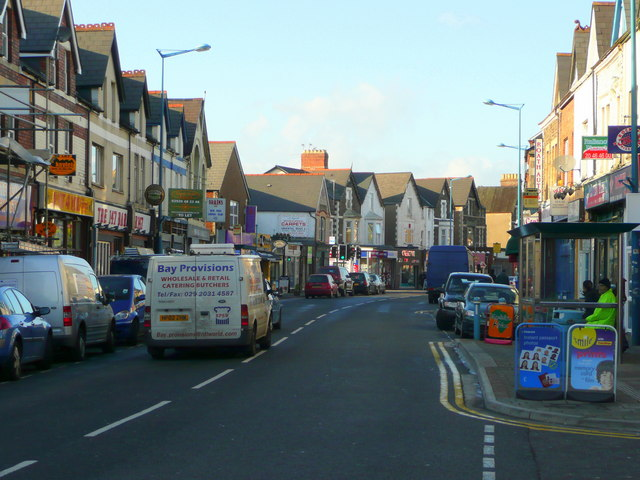
//> input picture Crosswalk Detection/dataset/Nocrosswalk1.jpg, 640 x 480 px; its folder holds only this picture in this run
$ ./main   (built with g++ and OpenCV 4)
//> lines starting //> are read from the running program, lines starting //| are printed output that depends on the picture; after the words box and inside, x2 and y2 are one past the last pixel; in counts of white or black regions, pixels touching at a corner belong together
//> further down, input_img is the input picture: 480 rows x 640 cols, CV_8UC3; mean B, G, R 123.2, 122, 109
#include <filesystem>
#include <iostream>
#include <opencv2/opencv.hpp>
#include <stdio.h>
#include <string>

// for brevity
namespace fs = std::filesystem;
using namespace cv;

/**
 * @brief Detect the crosswalk based on its geometric properties.
 *
 * @param input_image input image
 * @param minArea Minimum area required for a contour to be valid.
 * @param maxPolygonSides Max accepted sides for the polygon approximation.
 * @param minMatches Minimum contour matches required to accept it as a crosswalk.
 * @return Mat
 */
Mat detectCrosswalk(Mat input_image, int minArea, int maxPolygonSides, int minMatches)
{
//> called with minArea = 1225, maxPolygonSides = 8, minMatches = 3
    // Considered color filtering but it is not really helpful
    // This is the result that different lighting can have on the crosswalk + different crosswalks color
    // Resize the image
    Mat resized_image;
    resize(input_image, resized_image, Size(848, 480), INTER_LINEAR);
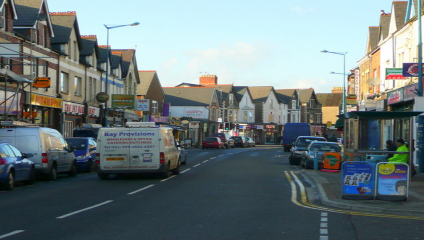
//> resized_image: 480 rows x 848 cols, CV_8UC3 (shown at 1/2 size); mean B, G, R 123.2, 122, 109
    // Grayscale the image
    Mat grayscale_image;
    cvtColor(resized_image, grayscale_image, COLOR_BGR2GRAY);
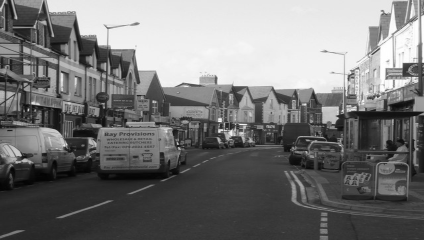
//> grayscale_image: 480 rows x 848 cols, CV_8UC1 (shown at 1/2 size); min 2, max 255, mean 118.3

    // Contrast strech to use all the domain of the image
    Mat equalized_image;
    equalizeHist(grayscale_image, equalized_image);
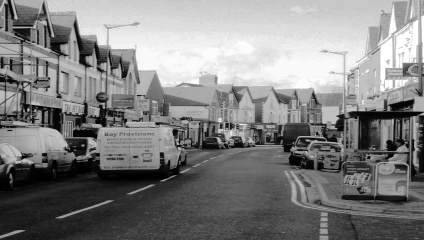
//> equalized_image: 480 rows x 848 cols, CV_8UC1 (shown at 1/2 size); min 0, max 255, mean 128.8
    // Blur the image
    Mat gaussian_image;
    GaussianBlur(grayscale_image, gaussian_image, Size(5, 5), 0);

    // Threshold given high intensity of the crosswalk
    Mat threshold_image;
    adaptiveThreshold(gaussian_image, threshold_image, 255, ADAPTIVE_THRESH_GAUSSIAN_C, THRESH_BINARY_INV, 3, 2);
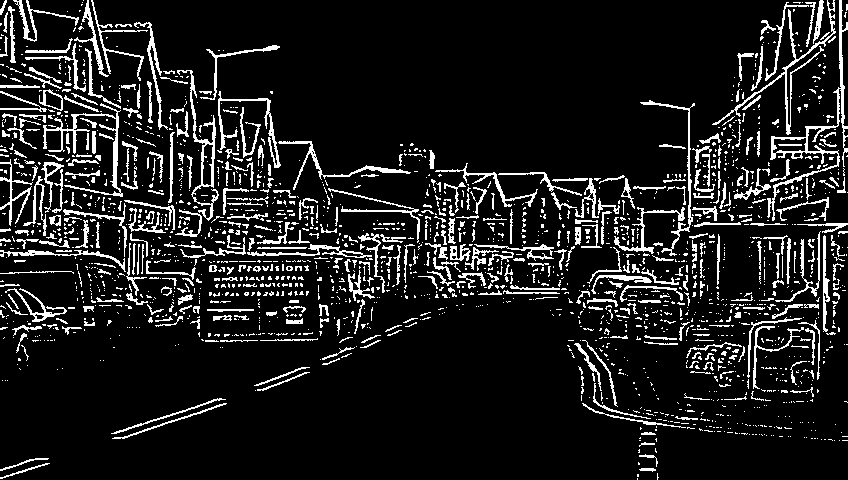
//> threshold_image: 480 rows x 848 cols, CV_8UC1; 11.3% white in thin lines or dots
    // // // Morpholiogical operations on the binary image.
    Mat morph_image;
    int morph_size = 2;
    Mat element = getStructuringElement(MORPH_RECT, Size(2 * morph_size + 1, 2 * morph_size + 1), Point(morph_size, morph_size));
    morphologyEx(threshold_image, morph_image, MORPH_DILATE, element, Point(-1, -1), 1); // further enhance the contours
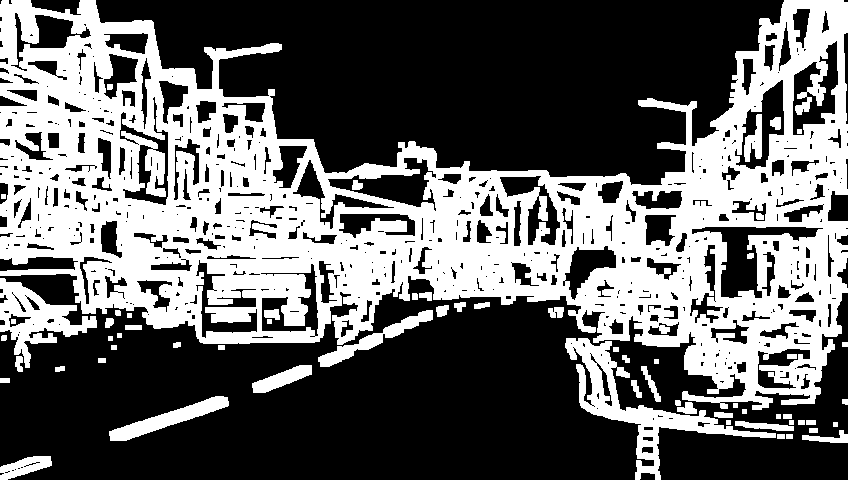
//> morph_image: 480 rows x 848 cols, CV_8UC1; 39.7% white; 63 white regions
    // morphologyEx(morph_image, morph_image, MORPH_GRADIENT, element, Point(-1, -1), 1); // further enhance the contours
    int morph_size_2 = 1;
    Mat element2 = getStructuringElement(MORPH_RECT, Size(2 * morph_size_2 + 1, 2 * morph_size_2 + 1), Point(morph_size_2, morph_size_2));
    morphologyEx(morph_image, morph_image, MORPH_OPEN, element2, Point(-1, -1), 1); // further enhance the contours

    // Approximate the contours of the image
    // detect the contours on the binary image using cv2.CHAIN_APPROX_NONE
    std::vector<std::vector<Point>> contours;
    std::vector<Vec4i> hierarchy;
    findContours(morph_image, contours, hierarchy, RETR_TREE, CHAIN_APPROX_NONE);
//> contours = 621 contours, 319 with area under 20; largest, box (x1, y1, x2, y2) and area: (0, 0, 848, 410) 187367, (565, 338, 776, 480) 5346, (0, 278, 97, 368) 3310, (691, 226, 824, 299) 3064, (327, 157, 437, 212) 2429

    Mat contour_image = Mat::zeros(threshold_image.rows, threshold_image.cols, CV_8U);
    std::vector<std::vector<Point>> good_contours;
    // append the relevant contours
    for (int i = 0; i < contours.size(); i++) {
        double area = cv::contourArea(contours[i]);
        if (area > minArea) { // parameters of the function
            // Given the arc length of the contour, take an error (epsilon)
            double epsilon = 0.01 * arcLength(contours[i], true);
            std::vector<Point> contour_approximation;
            approxPolyDP(contours[i], contour_approximation, epsilon, true);
            if (contour_approximation.size() > 3 && contour_approximation.size() < maxPolygonSides) { // max octagon
                // append the good contours
                good_contours.push_back(contours[i]);
            }
        }
    }
//> this loop made 621 passes
//> (area, epsilon) on passes 30, 45, 71, 79, 96, 238, 253, 287: (1529.5, 2.83), (5345.5, 10.12), (1228.5, 3.1), (3310, 5.58), (187367, 52.37), (1740, 4.52), (1706, 6.02), (1335, 2.05)
    // draw the contours
    // get the angles orientation of contours
    std::vector<Point2f> angle_contours;
    for (size_t i = 0; i < good_contours.size(); i++) {
        // fit an elipse to the desired object
        RotatedRect approximation = fitEllipse(good_contours[i]);
        angle_contours.push_back(Point2f(approximation.angle, i));
    }
//> this loop made 1 pass
//> approximation on pass 1: centre (167.4, 418.8), size (13.9, 170.5), angle 72.1

    std::vector<int> crosswalk_indexes;
    // get similar angles
    // match between each contour slope appproximation and add only those with a minimum pair of 3 contours
    for (int i = 0; i < good_contours.size(); i++) {
        int matches = 0;
        for (int j = 0; j < good_contours.size(); j++) {
            if (abs((abs(angle_contours[i].x) - abs(angle_contours[j].x))) < 5) {
                matches++;
            }
        }
        if (matches >= minMatches) { // if we have enough matches in the noise or we barely have a contour to match with
            crosswalk_indexes.push_back(angle_contours[i].y);
        }
    }
//> this loop made 1 pass
//> matches on pass 1: 1

    // draw the resulting contours in a binary image
    std::vector<std::vector<Point>> hulls(crosswalk_indexes.size());
//> hulls = 0 contours

    // find the total bounding rectangle
    std::vector<Point> total_contour_points;
    for (size_t i = 0; i < crosswalk_indexes.size(); i++) {
        total_contour_points.insert(std::end(total_contour_points), std::begin(good_contours[crosswalk_indexes[i]]), std::end(good_contours[crosswalk_indexes[i]]));
        // OPTIONAL to draw the binary image result
        convexHull(good_contours[crosswalk_indexes[i]], hulls[i]);
        drawContours(contour_image, hulls, (int)i, 255);
    }
//> this loop made 0 passes
//> contour_image: 480 rows x 848 cols, CV_8UC1; every value is 0

    Rect bounding_rect = boundingRect(total_contour_points);
//> bounding_rect = Rect(0, 0, 0, 0)
    Mat output_image = resized_image.clone();
    rectangle(output_image, bounding_rect.tl(), bounding_rect.br(), Scalar(0, 255, 0), 2);
//> output_image: 480 rows x 848 cols, CV_8UC3; 3 pixels changed, all inside (x1, y1, x2, y2) = (0, 0, 2, 2)
    // draw results
    // imshow("Original", morph_image);
    // imshow("Output image", output_image);
    // waitKey(0);
    return output_image;
}

int main(int argc, char** argv)
{
    std::string path = "../dataset/";
    int idx = 0;
    for (const auto& entry : fs::directory_iterator(path)) {
        Mat input_img = imread(entry.path(), -1);
        Mat output_img = detectCrosswalk(input_img, 35 * 35, 8, 3);
        std::string write_path = "../results/result" + std::to_string(idx) + ".jpg";
        imwrite(write_path, output_img);
        idx += 1;
    }
    // Mat input_img = imread("../dataset/crosswalk6.jpg", -1);
    // Mat output_img = detectCrosswalk(input_img, 35, 8);
    return 0;
}

$ run again, on Crosswalk Detection/dataset/crosswalk3.jpg
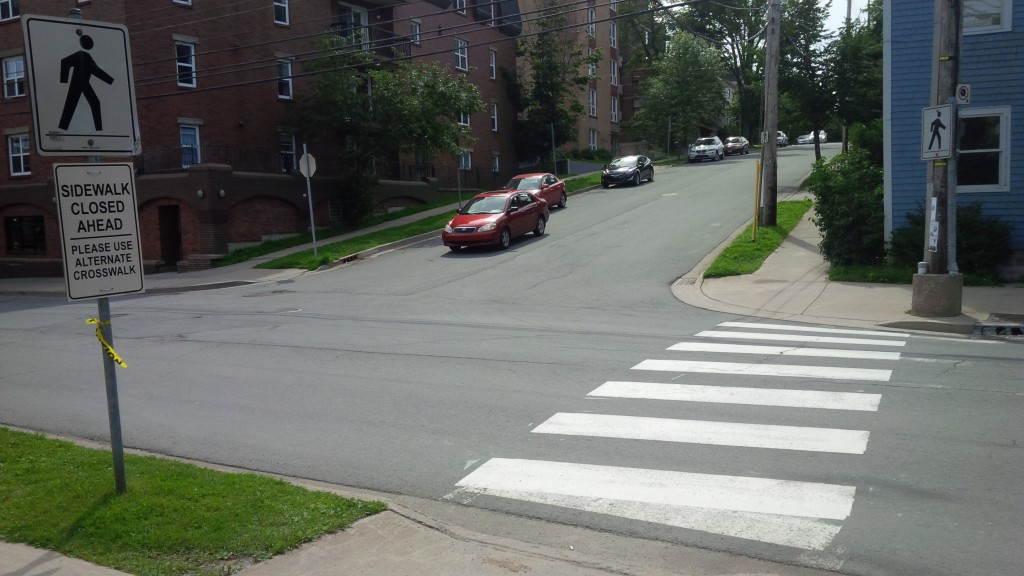
//> input picture Crosswalk Detection/dataset/crosswalk3.jpg, 1024 x 576 px
//> input_img is the input picture: 576 rows x 1024 cols, CV_8UC3; mean B, G, R 99.7, 105, 100.9
//> threshold_image: 480 rows x 848 cols, CV_8UC1; 7.6% white in thin lines or dots
//> in detectCrosswalk, `morphologyEx(threshold_image, morph_image, MORPH_DILATE, element, Poin..`:
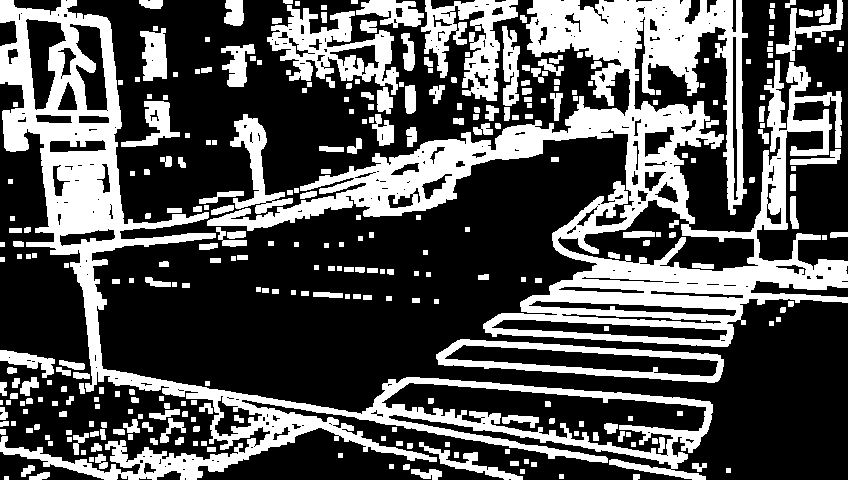
//> morph_image: 480 rows x 848 cols, CV_8UC1; 33.1% white; 321 white regions (1 under 20 px)
//> contours = 574 contours, 288 with area under 20; largest, box (x1, y1, x2, y2) and area: (207, 0, 848, 347) 66362, (0, 0, 713, 480) 53976, (381, 382, 707, 456) 11002, (436, 339, 724, 383) 7513, (557, 199, 759, 272) 6381
//> the loop in detectCrosswalk, `for (int i = 0; i < contours.size(); i++)` made 574 passes
//> (area, epsilon, contour_approximation) on pass 333: (1319.5, 4.38, 3 Points (x, y): [528, 305], [540, 300], [736, 312])
//> the loop in detectCrosswalk, `for (size_t i = 0; i < good_contours.size(); i++)` made 3 passes
//> approximation on passes 1 to 3: centre (591.2, 360.4), size (29.1, 427.2), angle 93.5, centre (594.3, 360.4), size (17.2, 444.7), angle 93.6, centre (623.2, 329.6), size (11.8, 372.5), angle 92.9
//> the loop in detectCrosswalk, `for (int i = 0; i < good_contours.size(); i++)` made 3 passes
//> hulls = 3 empty contours
//> the loop in detectCrosswalk, `for (size_t i = 0; i < crosswalk_indexes.size(); i++)` made 3 passes
//> bounding_rect = Rect(436, 319, 292, 64)
//> in detectCrosswalk, `rectangle(output_image, bounding_rect.tl(), bounding_rect.br(), Scalar..`:
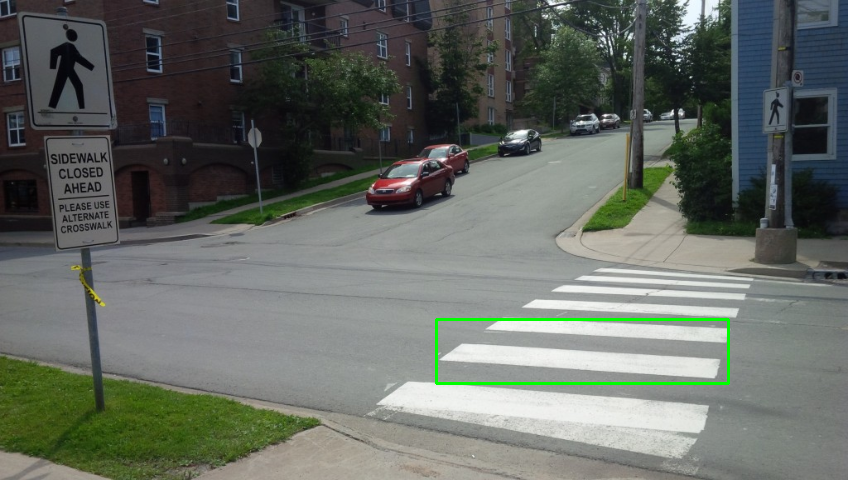
//> output_image: 480 rows x 848 cols, CV_8UC3; mean B, G, R 98.8, 105.4, 100
